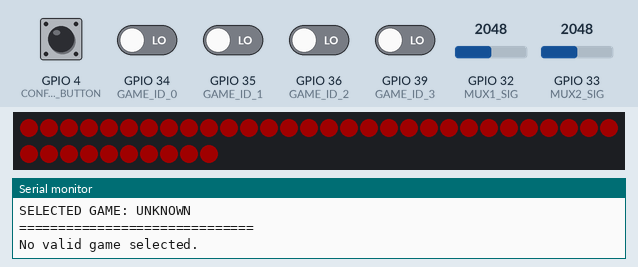
Simulated run of this sketch. Board: ESP32. Parts: 40 RGB LEDs in strip order, left to right, continuing on the next row, the last lines printed to the serial monitor. Inputs (shaded band) come from the test bench; at power-on: GPIO 4 (CONFIRM_BUTTON) HIGH, GPIO 34 (GAME_ID_0), GPIO 35 (GAME_ID_1), GPIO 36 (GAME_ID_2), GPIO 39 (GAME_ID_3) LOW, GPIO 32 (MUX1_SIG) = 2048, GPIO 33 (MUX2_SIG) = 2048. Dim RGB values are drawn brighter than linear; the audio player accepts every command and is not drawn.

Above: at 3.1 s.
4.8 s: GPIO 4 (CONFIRM_BUTTON) pulled LOW for 0.15 s
At 5.9 s:
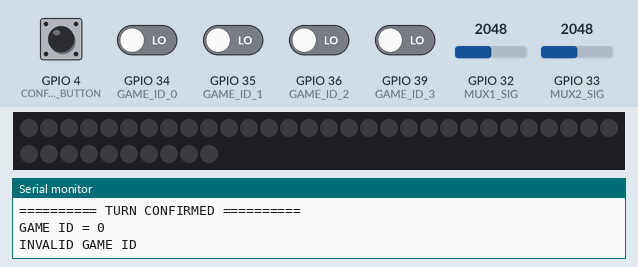
6.6 s: GPIO 32 (MUX1_SIG) set to 1960
8.1 s: GPIO 32 (MUX1_SIG) set to 2068
At 8.9 s:
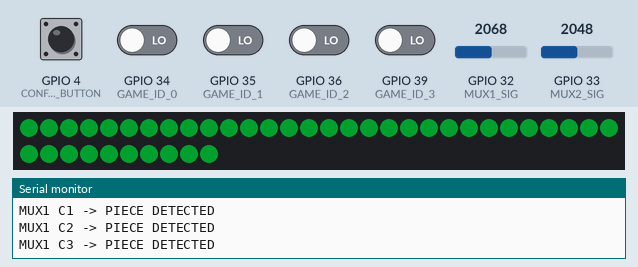
9.6 s: GPIO 4 (CONFIRM_BUTTON) driven LOW and GPIO 34 (GAME_ID_0) driven HIGH
Timing chart, 0 to 12.6 s (numbered marks = the images above; inputs shaded):
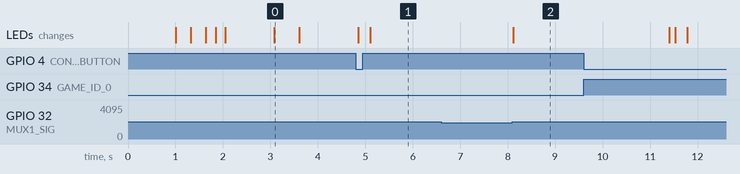

Measured:
- after the input at 8.1 s, the LEDs: change at once (image 2)
- what the display in image 0 shows lasts 0.5 s, from 3.1 s to 3.6 s

The sketch:

KridaSetu.ino
```cpp
#include <Arduino.h>
#include <Adafruit_NeoPixel.h>
#include "DFRobotDFPlayerMini.h"

#define MUX_S0 25
#define MUX_S1 26
#define MUX_S2 27
#define MUX_S3 14

#define MUX1_SIG 32
#define MUX2_SIG 33

#define GAME_ID_0 34
#define GAME_ID_1 35
#define GAME_ID_2 36
#define GAME_ID_3 39

#define DFPLAYER_RX 16
#define DFPLAYER_TX 17

#define LED_PIN 18
#define NUM_LEDS 40

#define CONFIRM_BUTTON 4

int HALL_THRESHOLD = 2000;

const int MUX1_CHANNELS = 13;
const int MUX2_CHANNELS = 12;

const int mux1Channels[MUX1_CHANNELS] = {
  0, 1, 2, 3, 4, 5, 6, 7, 8, 9, 10, 11, 12
};

const int mux2Channels[MUX2_CHANNELS] = {
  0, 1, 2, 3, 4, 5, 6, 7, 8, 9, 10, 11
};

int mux1Values[MUX1_CHANNELS];
int mux2Values[MUX2_CHANNELS];

bool mux1Occupied[MUX1_CHANNELS];
bool mux2Occupied[MUX2_CHANNELS];

bool previousMux1State[MUX1_CHANNELS];
bool previousMux2State[MUX2_CHANNELS];

HardwareSerial DFSerial(2);
DFRobotDFPlayerMini dfPlayer;

bool dfPlayerReady = false;

Adafruit_NeoPixel leds(
  NUM_LEDS,
  LED_PIN,
  NEO_GRB + NEO_KHZ800
);

enum GameType {
  GAME_UNKNOWN,
  GAME_VAIKUNTAPALLI,
  GAME_PACHISI,
  GAME_PULI_MEKA
};

GameType currentGame = GAME_UNKNOWN;

String gameName(GameType game) {
  switch (game) {
    case GAME_VAIKUNTAPALLI:
      return "VAIKUNTAPALLI";

    case GAME_PACHISI:
      return "PACHISI";

    case GAME_PULI_MEKA:
      return "PULI MEKA";

    default:
      return "UNKNOWN";
  }
}

void selectMuxChannel(int channel) {
  digitalWrite(MUX_S0, channel & 0x01);
  digitalWrite(MUX_S1, (channel >> 1) & 0x01);
  digitalWrite(MUX_S2, (channel >> 2) & 0x01);
  digitalWrite(MUX_S3, (channel >> 3) & 0x01);

  delayMicroseconds(100);
}

int readMux1(int channel) {
  selectMuxChannel(channel);
  delayMicroseconds(100);
  return analogRead(MUX1_SIG);
}

int readMux2(int channel) {
  selectMuxChannel(channel);
  delayMicroseconds(100);
  return analogRead(MUX2_SIG);
}

bool sensorDetected(int value) {
  return value > HALL_THRESHOLD;
}

void scanMux1() {
  for (int i = 0; i < MUX1_CHANNELS; i++) {
    int channel = mux1Channels[i];
    int value = readMux1(channel);

    mux1Values[i] = value;
    mux1Occupied[i] = sensorDetected(value);
  }
}

void scanMux2() {
  for (int i = 0; i < MUX2_CHANNELS; i++) {
    int channel = mux2Channels[i];
    int value = readMux2(channel);

    mux2Values[i] = value;
    mux2Occupied[i] = sensorDetected(value);
  }
}

void printSensorValues() {
  Serial.println();
  Serial.println("----------- SENSOR DATA -----------");

  Serial.println("MUX 1:");

  for (int i = 0; i < MUX1_CHANNELS; i++) {
    Serial.print("C");
    Serial.print(mux1Channels[i]);
    Serial.print(" = ");
    Serial.print(mux1Values[i]);
    Serial.print("  ");

    if (mux1Occupied[i])
      Serial.println("[DETECTED]");
    else
      Serial.println("[EMPTY]");
  }

  Serial.println();
  Serial.println("MUX 2:");

  for (int i = 0; i < MUX2_CHANNELS; i++) {
    Serial.print("C");
    Serial.print(mux2Channels[i]);
    Serial.print(" = ");
    Serial.print(mux2Values[i]);
    Serial.print("  ");

    if (mux2Occupied[i])
      Serial.println("[DETECTED]");
    else
      Serial.println("[EMPTY]");
  }

  Serial.println("-----------------------------------");
}

int readGameID() {
  int b0 = digitalRead(GAME_ID_0);
  int b1 = digitalRead(GAME_ID_1);
  int b2 = digitalRead(GAME_ID_2);
  int b3 = digitalRead(GAME_ID_3);

  return (b3 << 3) | (b2 << 2) | (b1 << 1) | b0;
}

GameType identifyGame() {
  int id = readGameID();

  Serial.print("GAME ID = ");
  Serial.println(id, BIN);

  switch (id) {
    case 1:
      return GAME_VAIKUNTAPALLI;

    case 2:
      return GAME_PACHISI;

    case 3:
      return GAME_PULI_MEKA;

    default:
      return GAME_UNKNOWN;
  }
}

void setAllLEDs(uint8_t r, uint8_t g, uint8_t b) {
  for (int i = 0; i < NUM_LEDS; i++) {
    leds.setPixelColor(i, leds.Color(r, g, b));
  }

  leds.show();
}

void startupAnimation() {
  for (int i = 0; i < NUM_LEDS; i++) {
    leds.setPixelColor(i, leds.Color(0, 80, 40));
    leds.show();
    delay(20);
  }

  delay(200);
  setAllLEDs(0, 0, 0);
}

void successEffect() {
  setAllLEDs(0, 100, 30);
  delay(250);
  setAllLEDs(0, 0, 0);
}

void errorEffect() {
  setAllLEDs(120, 0, 0);
  delay(250);
  setAllLEDs(0, 0, 0);
}

void playAudio(int track) {
  if (!dfPlayerReady) {
    Serial.println("DFPlayer not available.");
    return;
  }

  Serial.print("Playing audio track: ");
  Serial.println(track);

  dfPlayer.playMp3Folder(track);
}

void playGameIntro(GameType game) {
  switch (game) {
    case GAME_VAIKUNTAPALLI:
      playAudio(1);
      break;

    case GAME_PACHISI:
      playAudio(2);
      break;

    case GAME_PULI_MEKA:
      playAudio(3);
      break;

    default:
      break;
  }
}

void detectSensorChanges() {
  for (int i = 0; i < MUX1_CHANNELS; i++) {
    bool current = mux1Occupied[i];
    bool previous = previousMux1State[i];

    if (current != previous) {
      Serial.print("MUX1 C");
      Serial.print(mux1Channels[i]);

      if (current) {
        Serial.println(" -> PIECE DETECTED");
        successEffect();
      } else {
        Serial.println(" -> PIECE REMOVED");
      }

      previousMux1State[i] = current;
    }
  }

  for (int i = 0; i < MUX2_CHANNELS; i++) {
    bool current = mux2Occupied[i];
    bool previous = previousMux2State[i];

    if (current != previous) {
      Serial.print("MUX2 C");
      Serial.print(mux2Channels[i]);

      if (current) {
        Serial.println(" -> PIECE DETECTED");
        successEffect();
      } else {
        Serial.println(" -> PIECE REMOVED");
      }

      previousMux2State[i] = current;
    }
  }
}

bool buttonPressed() {
  if (digitalRead(CONFIRM_BUTTON) == LOW) {
    delay(30);

    if (digitalRead(CONFIRM_BUTTON) == LOW) {
      return true;
    }
  }

  return false;
}

void waitForButtonRelease() {
  while (digitalRead(CONFIRM_BUTTON) == LOW) {
    delay(10);
  }
}

void initializeGame() {
  currentGame = identifyGame();

  Serial.println();
  Serial.println("==============================");
  Serial.print("SELECTED GAME: ");
  Serial.println(gameName(currentGame));
  Serial.println("==============================");

  if (currentGame == GAME_UNKNOWN) {
    Serial.println("No valid game selected.");
    setAllLEDs(100, 0, 0);
    delay(500);
    setAllLEDs(0, 0, 0);
    return;
  }

  setAllLEDs(0, 60, 30);
  delay(300);
  setAllLEDs(0, 0, 0);

  playGameIntro(currentGame);
}

void printSystemStatus() {
  Serial.println();
  Serial.println("================================");
  Serial.println("       KRIDASETU STATUS");
  Serial.println("================================");

  Serial.print("Game: ");
  Serial.println(gameName(currentGame));

  Serial.print("DFPlayer: ");

  if (dfPlayerReady)
    Serial.println("READY");
  else
    Serial.println("NOT AVAILABLE");

  Serial.println("Sensors: ACTIVE");
  Serial.println("WS2812B: ACTIVE");
  Serial.println("================================");
}

void setup() {
  Serial.begin(115200);

  delay(1000);

  pinMode(MUX_S0, OUTPUT);
  pinMode(MUX_S1, OUTPUT);
  pinMode(MUX_S2, OUTPUT);
  pinMode(MUX_S3, OUTPUT);

  pinMode(MUX1_SIG, INPUT);
  pinMode(MUX2_SIG, INPUT);

  pinMode(GAME_ID_0, INPUT);
  pinMode(GAME_ID_1, INPUT);
  pinMode(GAME_ID_2, INPUT);
  pinMode(GAME_ID_3, INPUT);

  pinMode(CONFIRM_BUTTON, INPUT_PULLUP);

  leds.begin();
  leds.setBrightness(80);
  leds.clear();
  leds.show();

  startupAnimation();

  DFSerial.begin(
    9600,
    SERIAL_8N1,
    DFPLAYER_RX,
    DFPLAYER_TX
  );

  Serial.println("Initializing DFPlayer...");

  if (dfPlayer.begin(DFSerial)) {
    dfPlayerReady = true;
    Serial.println("DFPlayer READY");
    dfPlayer.volume(20);
    delay(500);
  } else {
    dfPlayerReady = false;
    Serial.println("DFPlayer NOT FOUND");
    Serial.println("Continuing without audio...");
  }

  scanMux1();
  scanMux2();

  for (int i = 0; i < MUX1_CHANNELS; i++) {
    previousMux1State[i] = mux1Occupied[i];
  }

  for (int i = 0; i < MUX2_CHANNELS; i++) {
    previousMux2State[i] = mux2Occupied[i];
  }

  initializeGame();

  printSystemStatus();

  Serial.println();
  Serial.println("KRIDASETU SYSTEM READY.");
  Serial.println("Press CONFIRM button to scan.");
}

void loop() {
  scanMux1();
  scanMux2();

  detectSensorChanges();

  if (buttonPressed()) {
    Serial.println();
    Serial.println("========== TURN CONFIRMED ==========");

    GameType detectedGame = identifyGame();

    if (detectedGame != GAME_UNKNOWN) {
      currentGame = detectedGame;

      Serial.print("Active Game: ");
      Serial.println(gameName(currentGame));

      scanMux1();
      scanMux2();

      printSensorValues();

      playAudio(4);

      successEffect();
    } else {
      Serial.println("INVALID GAME ID");
      errorEffect();
    }

    waitForButtonRelease();
  }

  delay(20);
}
```
